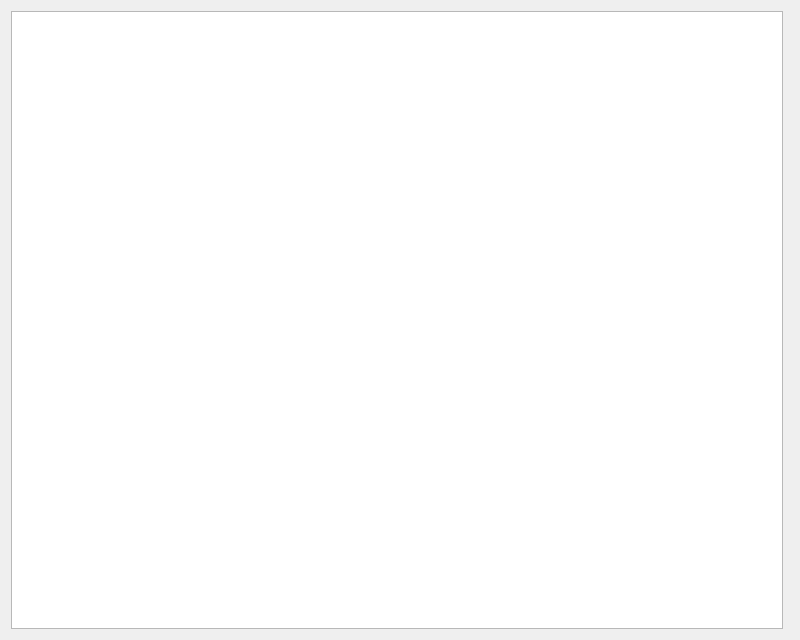
<?xml version="1.0" encoding="UTF-8"?>
<ui version="4.0">
 <class>MainWidget</class>
 <widget class="QWidget" name="MainWidget">
  <property name="geometry">
   <rect>
    <x>0</x>
    <y>0</y>
    <width>800</width>
    <height>640</height>
   </rect>
  </property>
  <property name="windowTitle">
   <string>Inference Output</string>
  </property>
  <layout class="QHBoxLayout" name="horizontalLayout">
   <item>
    <widget class="QTableView" name="table">
     <property name="editTriggers">
      <set>QAbstractItemView::NoEditTriggers</set>
     </property>
     <property name="alternatingRowColors">
      <bool>false</bool>
     </property>
     <property name="selectionBehavior">
      <enum>QAbstractItemView::SelectRows</enum>
     </property>
     <attribute name="horizontalHeaderShowSortIndicator" stdset="0">
      <bool>true</bool>
     </attribute>
     <attribute name="horizontalHeaderStretchLastSection">
      <bool>true</bool>
     </attribute>
    </widget>
   </item>
   <item>
    <widget class="PlotWidget" name="widget" native="true"/>
   </item>
  </layout>
 </widget>
 <customwidgets>
  <customwidget>
   <class>PlotWidget</class>
   <extends>QWidget</extends>
   <header>nrcm_viewer.ui.plot_widget.h</header>
   <container>1</container>
  </customwidget>
 </customwidgets>
 <resources/>
 <connections/>
</ui>
